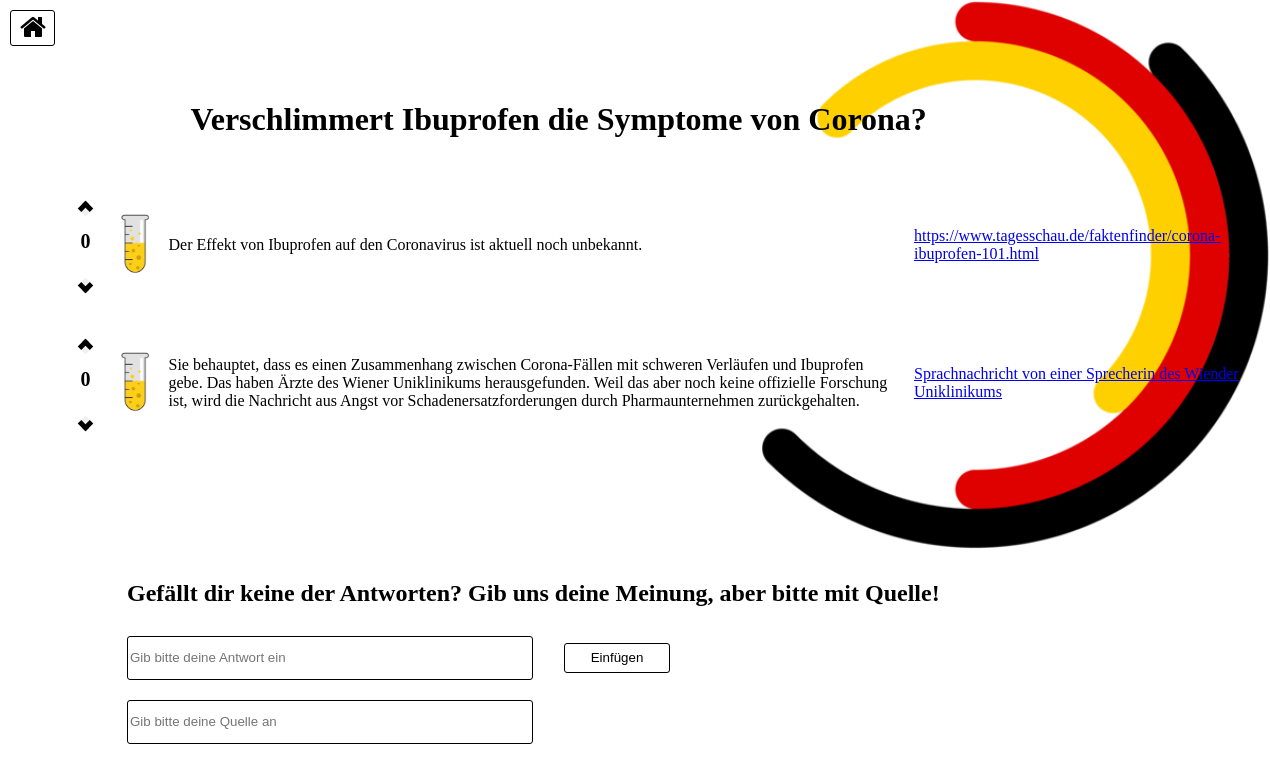
The page /hackathon/answers.php?fragen_id=1 on the database as committed earlier.
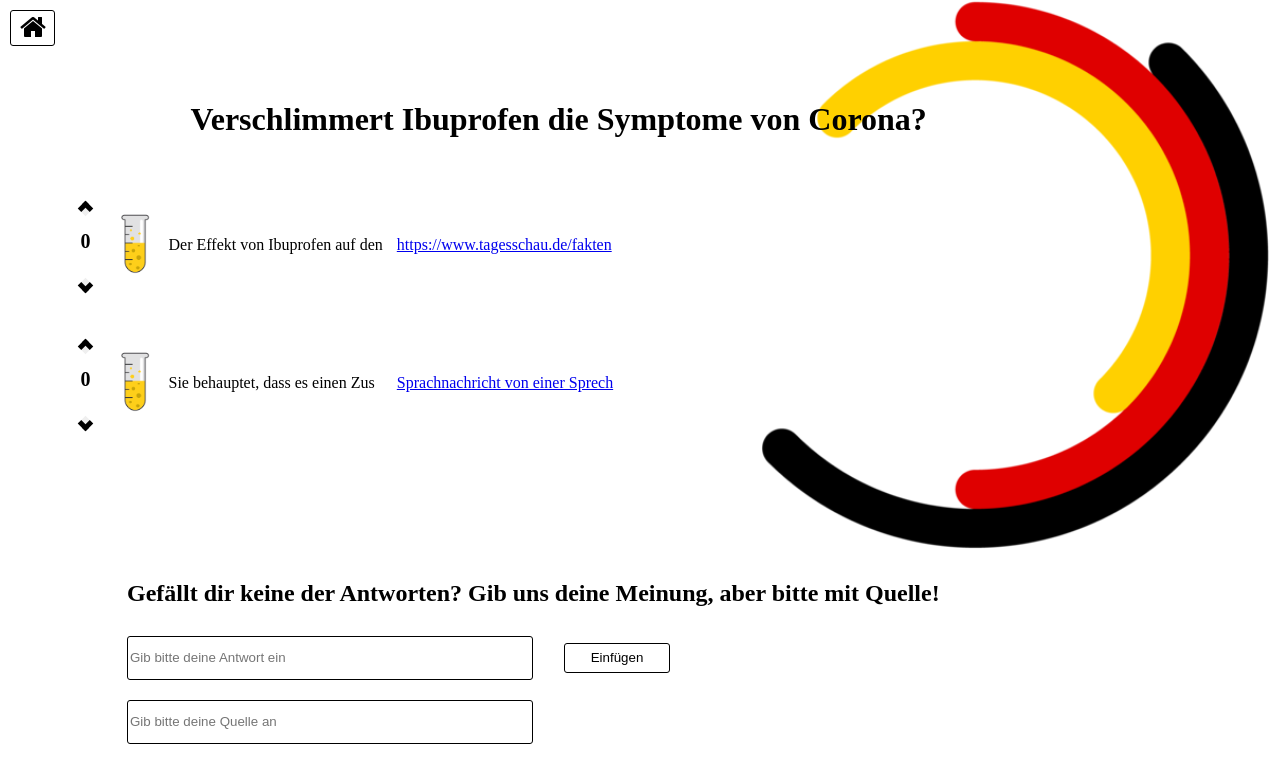
The same page on the database as committed later.
### tables this page shows
CREATE TABLE `fragen` (
  `ID` int(11) NOT NULL,
  `Fragestellung` text NOT NULL
);

CREATE TABLE `antworten` (
  `ID` int(11) NOT NULL,
  `Antworttext` varchar(32) NOT NULL,
  `Quelle` varchar(32) NOT NULL,
  `Upvote` int(11) DEFAULT 0,
  `Downvote` int(11) DEFAULT 0,
  `Serioes` int(11) DEFAULT NULL,
  `Frage_ID` int(11) NOT NULL
);

### hackathon/answers.php (the view, shortened to what this page needs)
<?php include 'credentials.php';?>
<!DOCTYPE html>
<html>
<head>
	<link rel="stylesheet" href="https://cdnjs.cloudflare.com/ajax/libs/font-awesome/4.7.0/css/font-awesome.min.css">
</head>
<body>
<?php
$mysqli = new mysqli($GLOBAL_HOST, $GLOBAL_USER, $GLOBAL_PW, $GLOBAL_DB_NAME);
	$fragen_id = $_GET['fragen_id'];
	$query = "SELECT * From fragen where ID = $fragen_id";
	if ($result = $mysqli->query($query)) {
		$row = $result->fetch_assoc();
		$fragestellung = $row['Fragestellung'];
		echo "<div id='question'><h1><b>$fragestellung</b></h1></div>";
	}
	?>
<div class="answertable">
	<table id="answertable">
<?php
$query = "SELECT antworten.ID as antwort_id, Antworttext, Quelle, Upvote, Downvote From fragen join antworten where fragen.id = antworten.Frage_ID and fragen.ID = $fragen_id ";
	if ($result = $mysqli->query($query)) {
		while ($row = $result->fetch_assoc()) {
			$id = $row['antwort_id'];
			$answer = $row['Antworttext'];
			$quelle = $row['Quelle'];
			$upvote = $row['Upvote'];
			$downvote = $row['Downvote'];
			$votes = $upvote - $downvote;
	echo "<tr>
		<td>
			<div class='votetable'>
			<table id ='votetable'>
			<tr>
			<td><button id='upvote_$id' class='arrow up' onclick='vote(1, this.id)'></button></td>
			</tr>
			<tr>
			<td align='center'><div class='number'><text id='number'><b id='score_$id' style='font-size:20px'>$votes</b></text></div></td>
			</tr>
			<tr>
			<td><button id='downvote_$id' class='arrow down' onclick='vote(-1, this.id)'></button></td>
			</tr>
			</table>
			</div>
		</td>";
		if($votes >= 5) {
			echo "<td><img id='button_image_$id' width='40' height='80' src='PNG/reagenzglas_richtig.png'></td>";
		  } else if ($votes > 0) {
			  echo "<td><img id='button_image_$id' width='40' height='80' src='PNG/reagenzglas_eher_richtig.png'></td>";
		  } else if ($votes == 0) {
		  echo "<td><img id='button_image_$id' width='40' height='80' src='PNG/reagenzglas_teils.png'></td>";
		  } else if ($votes > -5) {
		  echo "<td><img id='button_image_$id' width='40' height='80' src='PNG/reagenzglas_eher_falsch.png'></td>";
		  } else {
		  echo "<td><img id='button_image_$id' width='40' height='80' src='PNG/reagenzglas_falsch.png'></td>";
		}
		echo "<td>$answer</td>";
		echo "<td><a target='_blank' href='$quelle'>$quelle</a></td>";
		echo "</tr>";
}
}
 ?>
</table>
</div>
<div class="homebutton">
  <form method="get" action="/hackathon/index.php">
	<button type = "btn"><i class="fa fa-home"></i></button>
  </form>
</div>
<?php
if (isset($_POST['antwort']) && isset($_POST['quelle']))
{
	$antwort = $_POST['antwort'];
	$quelle = $_POST['quelle'];
	$mysqli = new mysqli($GLOBAL_HOST, $GLOBAL_USER, $GLOBAL_PW, $GLOBAL_DB_NAME);
	if ($mysqli->connect_errno) {
		printf("Connect failed: %s\n", $mysqli->connect_error);
		exit();
	}
	$query = "SELECT * FROM antworten WHERE Antworttext = '$antwort';";
	if ($result = $mysqli->query($query)) {
	if ($result -> num_rows){
			echo "<h2>Du hast diese Frage schon beantwortet. Für neue Fragen kehre zur Homepage zurück</h2>";
	}
	else{
			$query = "SET @key_frage = (SELECT `ID` FROM `fragen` WHERE `Fragestellung` = '$fragestellung' );
					INSERT INTO `antworten` (`ID`, `Antworttext`, `Quelle`, `Upvote`, `Downvote`, `Serioes`, `Frage_ID`)
					VALUES (NULL, '$antwort', '$quelle', 0, 0, NULL, @key_frage);";
			if ($mysqli->multi_query($query)) {
				do {
					if ($result = $mysqli->store_result()) {
						while ($row = $result->fetch_row()) {
						}
						$result->free();
					}
					if ($mysqli->more_results()) {
					}
				} while ($mysqli->next_result());
			}
	echo "<h2>Deine Antwort wurde erfolgreich hinzugefügt, danke dass du einen Beitrag leistest!</h2>";
	}
	}
}
else{
?>
<h2>Gefällt dir keine der Antworten? Gib uns deine Meinung, aber bitte mit Quelle!</h2>
<div class="answer-container">
   <form action="" method="post">
      <input type="text" id="answer" placeholder="Gib bitte deine Antwort ein" name="antwort">
	  <input type="text" id="quelle" placeholder="Gib bitte deine Quelle an" name="quelle">
      <button type = "submit" name="insert" value="insert" id="insert">Einfügen</button>
    </form>
</div>
<?php
}
?>
</body>
</html>

### hackathon/answers.php (style rules this page uses)
body { background-image: url('Pics/Hackathonlogo.png'); background-repeat: no-repeat; background-size: cover; }
h1 { position: absolute; left: 15%; top: 10%; }
.answertable #answertable { display: block; max-height: 425px; overflow-y: scroll; border-collapse: collapse; table-layout: fixed; width: 1200px; position:absolute; left: 5%; top: 22% }
.answertable #answertable td { padding: 7px; }
.votetable #votetable { table-layout: fixed; width:30px; }
button { border: solid black; border-width: 0px 5px 5px 0px; display: inline-block; }
.number #number { font-size = 5; }
.up { padding: 3px; transform: rotate(-135deg); -webkit-transform: rotate(-135deg); margin-up: 120%; }
.down { padding: 3px; transform: rotate(45deg); -webkit-transform: rotate(45deg); margin-bottom: 60%; }
.homebutton button { padding-left: 9px; padding-right: 8px; width:45px; padding-top:1px; padding-bottom: 5px; height: 36px; background: transparent; color: black; border: 1px solid black; border-radius: 3px; cursor: pointer; transition: all ease 2s; font-size: 120%; position: absolute; top: 10px; left: 10px; font-size: 28px; }
.answer-container { overflow-wrap: break-word; position: absolute; TOP: 77%; left:10%; }
.answer-container input { height: 40px; width: 400px; border: 1px solid black; border-radius: 3px; transition: all ease 5s; }
.answer-container #quelle { position: absolute; top: 100%; left: 0%; }
.answer-container button { position: relative; margin: 2em; padding: .5em 1em; width: 8em; background: transparent; color: black; border: 1px solid black; border-radius: 3px; cursor: pointer; transition: all ease 2s; }
h2 { position: absolute; top: 70%; left: 10%; }

Rows that differ between the two databases and show on the page:
changed antworten: Antworttext "Der Effekt von Ibuprofen auf den Coronavirus ist aktuell noch unbekannt." → "Der Effekt von Ibuprofen auf den"; Quelle "https://www.tagesschau.de/faktenfinder/corona-ibuprofen-101.html" → "https://www.tagesschau.de/fakten"
changed antworten: Antworttext "Sie behauptet, dass es einen Zusammenhang zwischen Corona-Fällen mit schweren Verläufen und Ibuprofen gebe. Das haben Ärzte des Wiener Uniklinikums herausgefunden. Weil das aber noch keine offizielle Forschung ist, wird die Nachricht aus Angst vor Schadenersatzforderungen durch Pharmaunternehmen zurückgehalten." → "Sie behauptet, dass es einen Zus"; Quelle "Sprachnachricht von einer Sprecherin des Wiender Uniklinikums" → "Sprachnachricht von einer Sprech"
